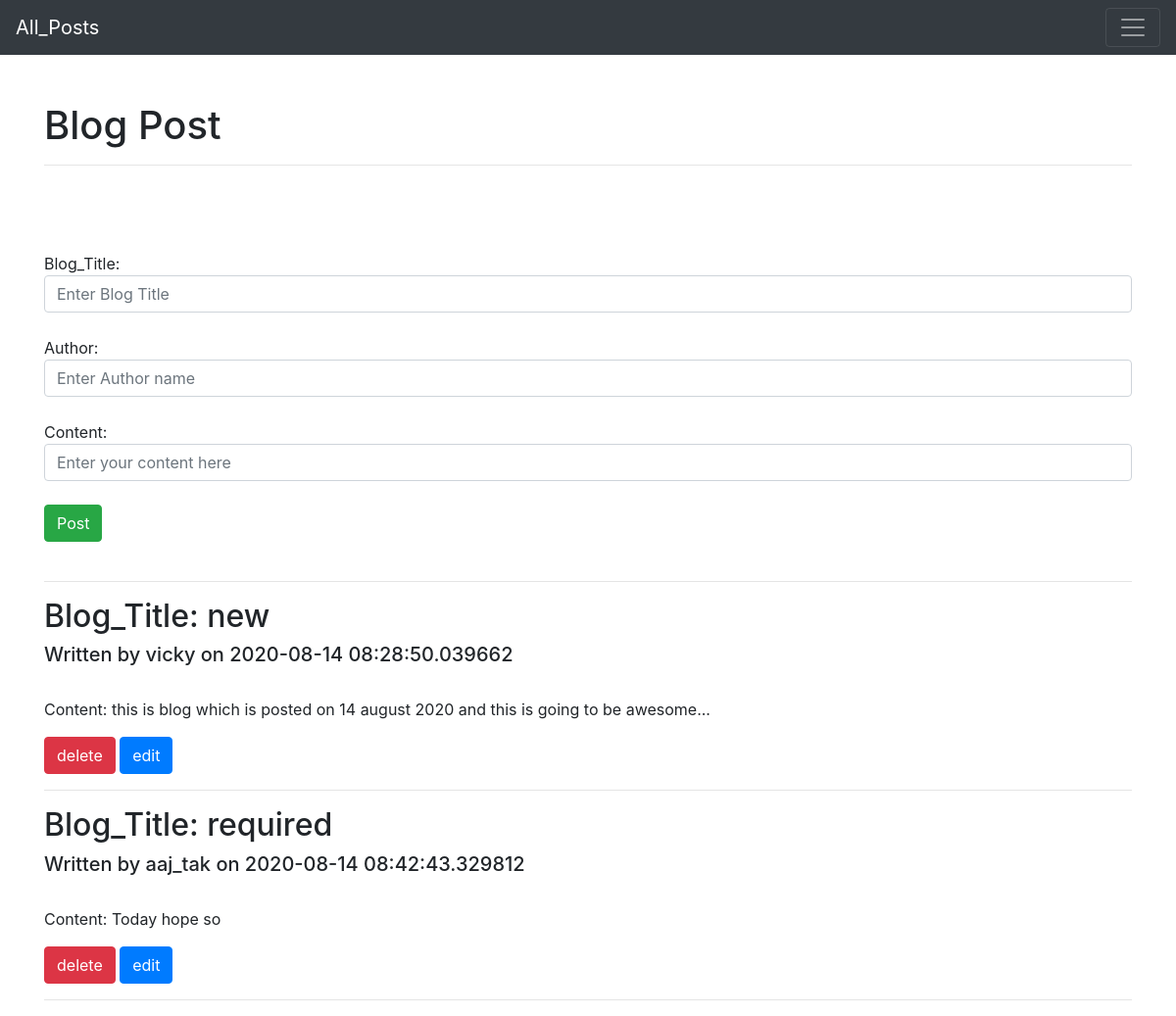
Page /home on the earlier database version.
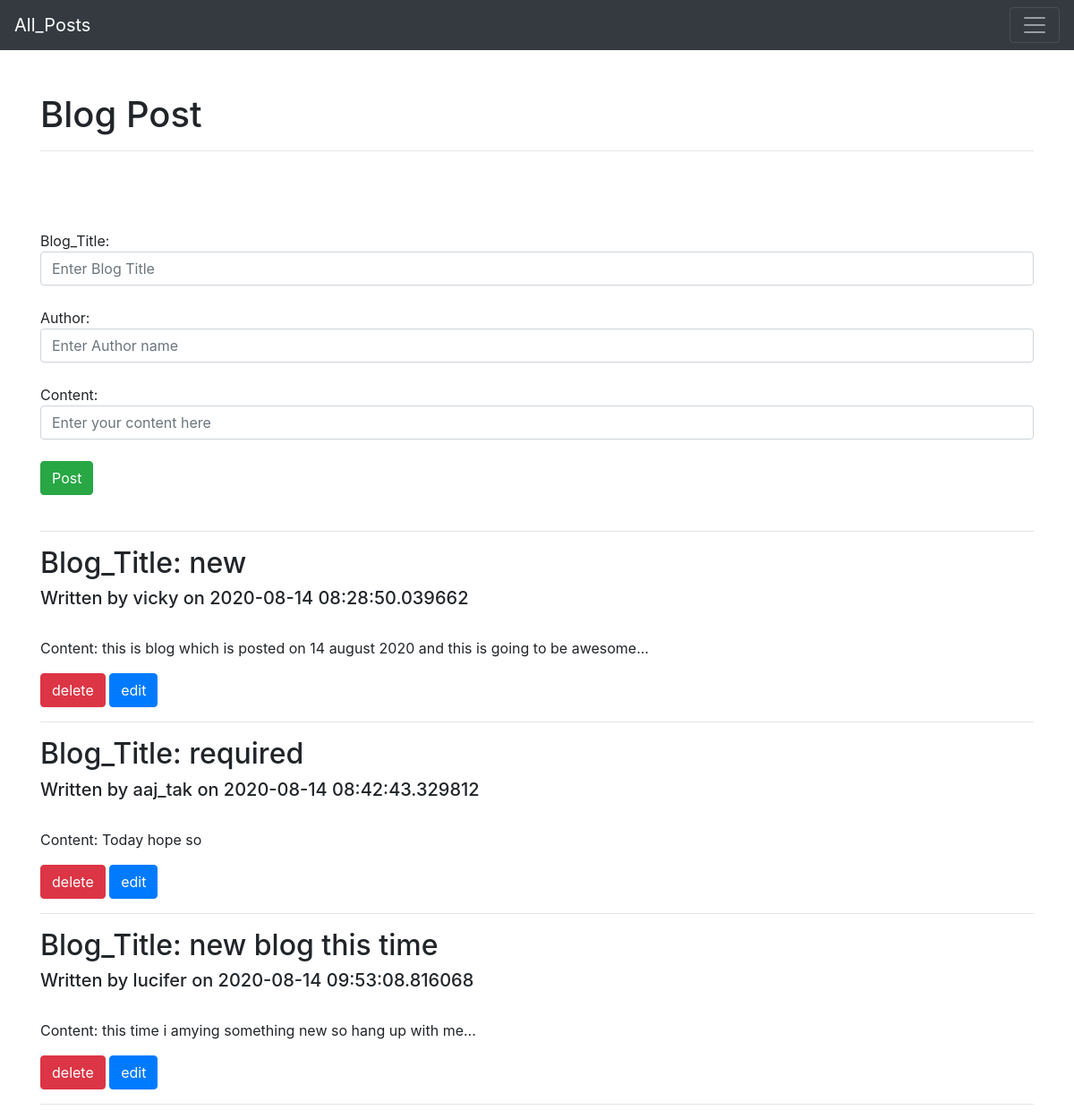
Same page on the later database version.
### app.py (models this page shows, shortened)
class blog(db.Model):
    id=db.Column(db.Integer, primary_key=True)
    Blog_title=db.Column(db.String(100), nullable=False)
    Author=db.Column(db.String(100),nullable=False)
    Content=db.Column(db.Text, nullable=False)
    date_posted=db.Column(db.DateTime, default=datetime.utcnow)

### app.py (the view)
@app.route('/home', methods=['GET','POST'])
def index():
    if request.method == 'POST':
        title=request.form['title']
        author=request.form['author']
        content=request.form['content']
        new_post=blog(Blog_title=title,Author=author,Content=content)
        db.session.add(new_post)
        db.session.commit()
        return redirect('/home')
    else:
        all_post=blog.query.order_by(blog.date_posted).all()
        return render_template('index.html',posts=all_post)

### templates/index.html (shortened to what this page needs)
{% extends 'base.html' %}
{% block body %}<br><br>
    <h1>Blog Post</h1>
    <hr><br><br><br>
    <form action="/home" method="POST">
        Blog_Title:
        <input class="form-control" type="text" id="title" name="title" placeholder="Enter Blog Title" aria-label="Enter Blog Title" required><br>
        Author:
        <input class="form-control" type="text" id="author" name="author" placeholder="Enter Author name" aria-label="Enter Author name" required><br>
        Content:
        <input class="form-control" type="text" id="content" name="content" placeholder="Enter your content here" aria-label="Enter your content here" required rows='3'><br>
        <input class="btn btn-success" type="submit" id="post" value="Post">
    </form>
    {% for post in posts %}<br>
     <hr>
     <h2>Blog_Title: {{post.Blog_title}}</h2>
     <h5>Written by {{post.Author}} on {{post.date_posted}}</h5><br>
     <p>Content: {{post.Content}}</p>
     <a class="btn btn-danger" href="/home/delete/{{post.id}}">delete</a>
     <a class="btn btn-primary" href="/home/edit/{{post.id}}">edit</a>
    {% endfor %}
    <hr>
{% endblock %}

Differences in the rows shown:
added blog: Blog_title "new blog this time", Author "lucifer", date_posted "2020-08-14 09:53:08.816068", Content "this time i amying something new so hang up with me..."
